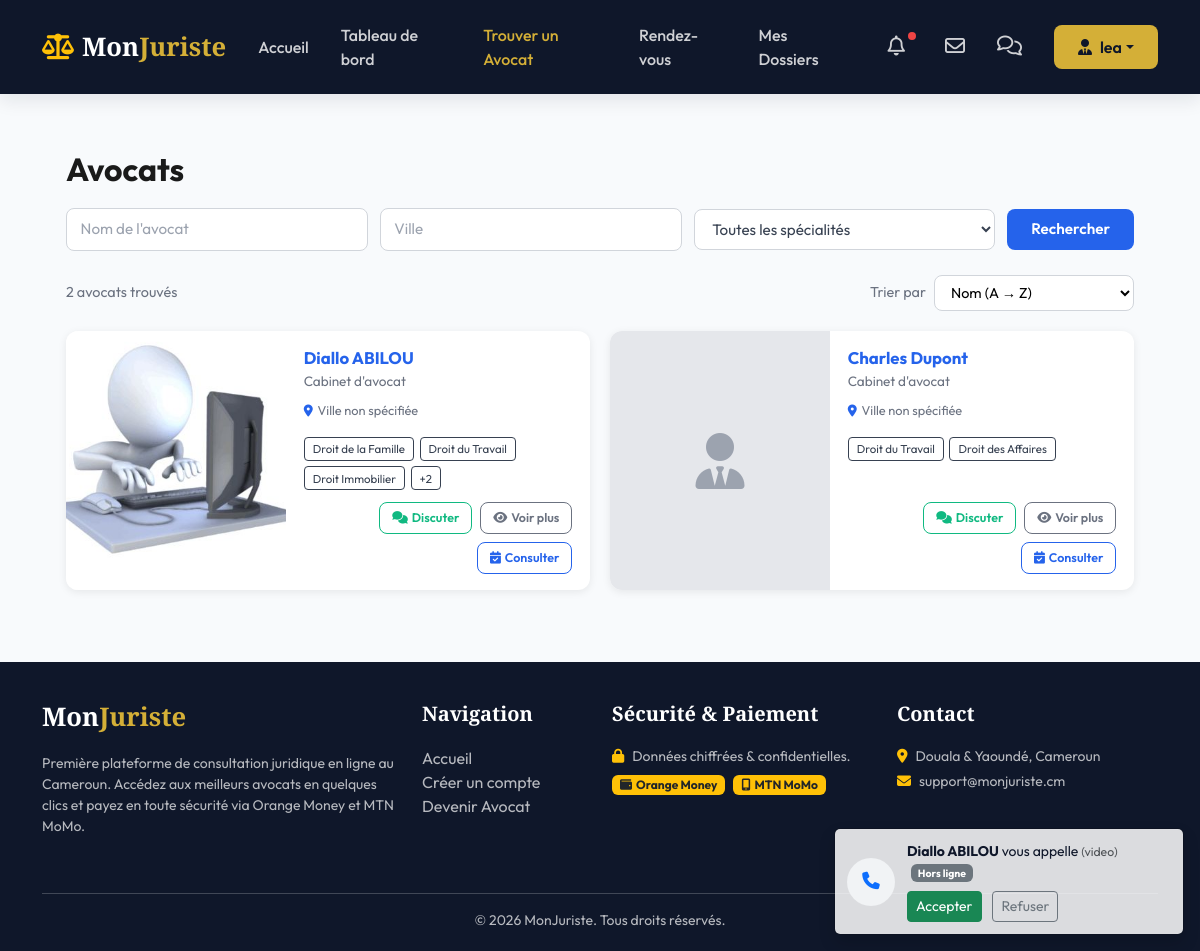
Page /client/avocats/ (signed in) on the earlier database version.
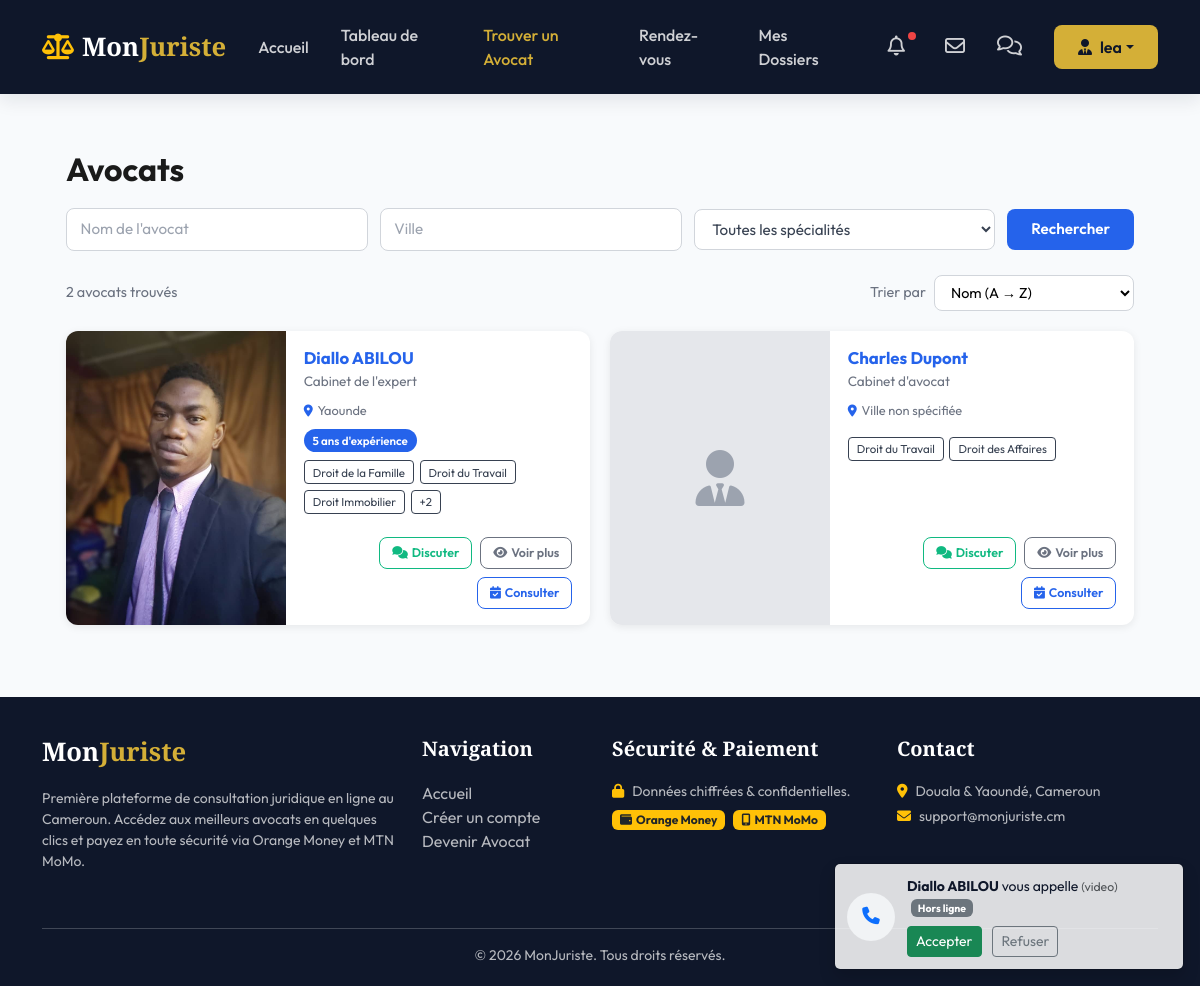
Same page on the later database version.
### monjuriste/models.py (models this page shows, shortened)
class AvocatProfile(models.Model):
    user = models.OneToOneField(User, on_delete=models.CASCADE, related_name='avocat_profile')
    specialites = models.ManyToManyField(Specialite, related_name='avocats', blank=True)
    tarif_horaire = models.DecimalField(max_digits=10, decimal_places=2, default=0.0)
    description = models.TextField(blank=True)
    cabinet = models.CharField(max_length=200, blank=True, verbose_name="Cabinet / Étude")
    ville = models.CharField(max_length=100, blank=True, verbose_name="Ville")
    annees_experience = models.PositiveIntegerField(default=0, verbose_name="Années d'expérience")
    is_approved = models.BooleanField(default=False, verbose_name="Approuvé par l'admin")
    class Meta:
        verbose_name = "Profil Avocat"
        verbose_name_plural = "Profils Avocats"

class User(AbstractUser):
    ROLE_CHOICES = (
        ('CLIENT', 'Client'),
        ('AVOCAT', 'Avocat'),
        ('ADMIN', 'Administrateur'),
    )
    role = models.CharField(max_length=20, choices=ROLE_CHOICES, default='CLIENT')
    telephone = models.CharField(max_length=20, blank=True, null=True)
    photo = models.ImageField(upload_to='profiles/', blank=True, null=True)

### monjuriste/decorators.py (the view, shortened to what this page needs)
        @login_required
        def _wrapped_view(request, *args, **kwargs):
            if request.user.role in allowed_roles:
                if request.user.role == 'AVOCAT':
                    if hasattr(request.user, 'avocat_profile') and request.user.avocat_profile.is_approved:
                        return view_func(request, *args, **kwargs)
                    else:
                        raise PermissionDenied("Votre compte avocat est en cours de validation par un administrateur.")
                return view_func(request, *args, **kwargs)
            raise PermissionDenied("Vous n'avez pas l'autorisation d'accéder à cette page.")

### templates/client/avocat_list.html (shortened to what this page needs)
{% extends 'base.html' %}
{% block content %}
<div class="avocats-page">
    <h1 class="avocats-page-title">Avocats</h1>
    <form method="get" action="{% url 'avocat_list' %}" class="avocats-filters" id="filters-form">
        <input type="text" name="nom" placeholder="Nom de l'avocat" value="{{ filtre_nom }}">
        <input type="text" name="ville" placeholder="Ville" value="{{ filtre_ville }}" list="villes-list">
        <select name="specialite" aria-label="Spécialité">
            <option value="">Toutes les spécialités</option>
        </select>
        <button type="submit" class="btn-rechercher">Rechercher</button>
    </form>
    <div class="avocats-toolbar">
        <p class="avocats-count">{{ avocats|length }} avocat{{ avocats|length|pluralize }} trouvé{{ avocats|length|pluralize }}</p>
        <div class="avocats-sort">
            <label for="tri-select">Trier par</label>
            <select id="tri-select" aria-label="Trier les avocats">
                <option value="nom_asc" {% if selected_tri == 'nom_asc' %}selected{% endif %}>Nom (A → Z)</option>
            </select>
        </div>
    </div>
    <div class="avocats-grid">
        {% for avo in avocats %}
            <article class="avocat-card">
                <div class="avocat-card-photo">
                    {% if avo.user.photo %}
                        <img src="{{ avo.user.photo.url }}" alt="{{ avo.user.get_full_name }}">
                    {% else %}
                        <i class="fa-solid fa-user-tie placeholder-icon"></i>
                    {% endif %}
                </div>
                <div class="avocat-card-body">
                    <h2 class="avocat-card-name">{{ avo.user.get_full_name }}</h2>
                    <p class="avocat-card-cabinet">{{ avo.cabinet|default:"Cabinet d'avocat" }}</p>
                    <div class="avocat-card-ville">
                        <i class="fa-solid fa-location-dot"></i>
                        <span>{{ avo.ville|default:"Ville non spécifiée" }}</span>
                    </div>
                    <div class="avocat-card-badges">
                        {% if avo.annees_experience %}
                            <span class="badge-exp">{{ avo.annees_experience }} an{{ avo.annees_experience|pluralize:"s" }} d'expérience</span>
                        {% endif %}
                    </div>
                    <div class="avocat-card-specs">
                        {% for spec in avo.specialites.all|slice:":3" %}
                            <span class="spec-tag">{{ spec.nom }}</span>
                        {% endfor %}
                        {% if avo.specialites.all|length > 3 %}
                            <span class="spec-tag">+{{ avo.specialites.all|length|add:"-3" }}</span>
                        {% endif %}
                    </div>
                    <div class="avocat-card-actions">
                        <a href="{% url 'start_conversation' avo.id %}" class="btn-discuter">
                            <i class="fa-solid fa-comments me-1"></i>Discuter
                        </a>
                        <a href="{% url 'avocat_detail' avo.id %}" class="btn-voir-plus">
                            <i class="fa-solid fa-eye me-1"></i>Voir plus
                        </a>
                        <a href="{% url 'demande_creer' avo.id %}" class="btn-consultation">
                            <i class="fa-solid fa-calendar-check me-1"></i>Consulter
                        </a>
                    </div>
                </div>
            </article>
        {% endfor %}
    </div>
</div>
{% endblock %}

Differences in the rows shown:
changed AvocatProfile "Diallo ABILOU": user.photo: a different picture; cabinet "Cabinet d'avocat" → "Cabinet de l'expert"; ville "Ville non spécifiée" → "Yaounde"; annees_experience (not shown) → "5"
